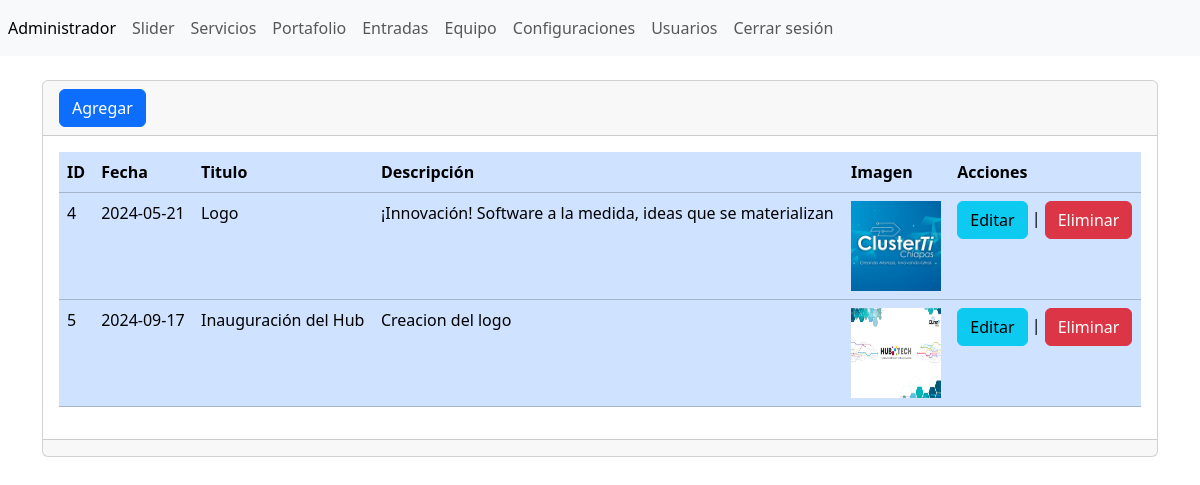
The page /website/admin/secciones/entradas/index.php (signed in) on the database its author committed.
### tables this page shows
CREATE TABLE `entradas` (
  `id` int NOT NULL AUTO_INCREMENT,
  `fecha` varchar(255) NOT NULL,
  `titulo` varchar(255) NOT NULL,
  `descripcion` varchar(255) NOT NULL,
  `imagen` varchar(255) NOT NULL,
  PRIMARY KEY (`id`)
);

### website/admin/secciones/entradas/index.php (the view, shortened to what this page needs)
<?php
include("../../bd.php");
$sentencia=$conexion->prepare("SELECT * FROM `entradas`");
$sentencia->execute();
$lista_entradas=$sentencia->fetchAll(PDO::FETCH_ASSOC);
include("../../templates/header.php")
?>
<div class="card">
    <div class="card-header">
        <a
            name=""
            id=""
            class="btn btn-primary"
            href="crear.php"
            role="button"
            >Agregar</a
        >
    </div>
    <div class="card-body">
        <div
            class="table-responsive-sm"
        >
            <table
                class="table table-primary"
            >
                <thead>
                    <tr>
                        <th scope="col">ID</th>
                        <th scope="col">Fecha</th>
                        <th scope="col">Titulo</th>
                        <th scope="col">Descripción</th>
                        <th scope="col">Imagen</th>
                        <th scope="col">Acciones</th>
                    </tr>
                </thead>
                <tbody>
                <?php foreach ($lista_entradas as $registros){?>
                    <tr class="">
                        <td><?php echo $registros['id'];?></td>
                        <td><?php echo $registros['fecha'];?></td>
                        <td><?php echo $registros['titulo'];?></td>
                        <td><?php echo $registros['descripcion'];?></td>
                        <td><img  src="../../../assets/img/entradas/<?php echo $registros['imagen'];?>" width="90" height="90"></td>
                        <td> <a
                                name=""
                                id=""
                                class="btn btn-info"
                                href="editar.php?txtID=<?php echo $registros['id'];?>"
                                role="button"
                                >Editar</a
                            >
                            |
                            <a
                                name=""
                                id=""
                                class="btn btn-danger"
                                href="index.php?txtID=<?php echo $registros['id'];?>"
                                role="button"
                                >Eliminar</a
                            >
                        </td>
                    </tr>
                    <?php }?>
                </tbody>
            </table>
        </div>
    </div>
    <div class="card-footer text-muted"></div>
</div>
<?php
include("../../templates/footer.php")
?>

### rows shown on the page
entradas: id "4", fecha "2024-05-21", titulo "Logo", descripcion "¡Innovación! Software a la medida, ideas que se materializan", imagen (picture)
entradas: id "5", fecha "2024-09-17", titulo "Inauguración del Hub", descripcion "Creacion del logo", imagen (picture)
